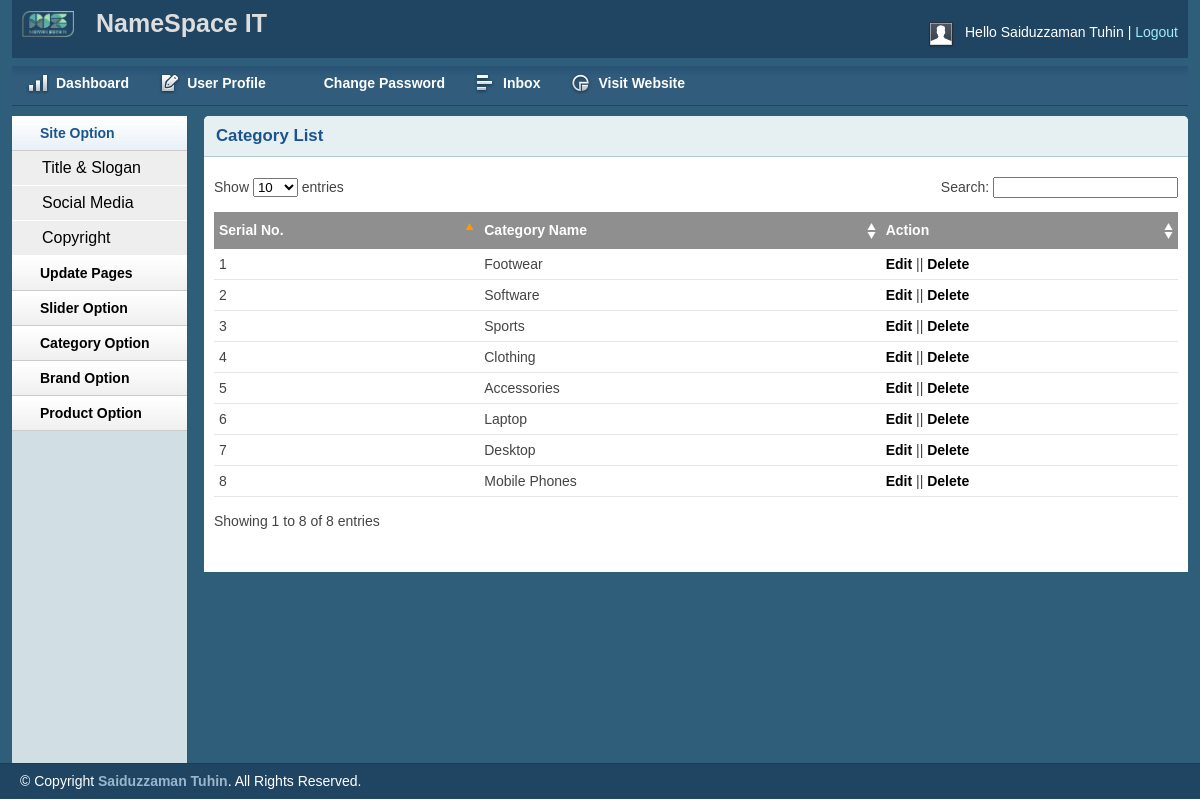
The app's page /admin/catlist.php (signed in) with its own data.
### tables this page shows
CREATE TABLE `tbl_cat` (
  `catId` int(11) NOT NULL,
  `catName` varchar(255) NOT NULL
);

### lib/Database.php (called while the page is built, shortened)
<?php
Class Database{
 public $host   = DB_HOST;
 public $user   = DB_USER;
 public $pass   = DB_PASS;
 public $dbname = DB_NAME;
 public $link;
private function connectDB(){
 $this->link = new mysqli($this->host, $this->user, $this->pass,
  $this->dbname);
 }
public function select($query){
  $result = $this->link->query($query) or
   die($this->link->error.__LINE__);
  if($result->num_rows > 0){
    return $result;
  } else {
    return false;
  }
 }
}

### classes/Category.php (called while the page is built, shortened)
<?php
$filepath = realpath(dirname(__FILE__));
include_once ($filepath."/../lib/Database.php");
?>
<?php
class Category
{
	private $db;
	public function __construct()
	{
		$this->db = new Database();
	}
	public function getAllCat(){
		$query = "SELECT * FROM tbl_cat ORDER BY catId DESC";
		$result = $this->db->select($query);
		return $result;
	}
}
?>

### admin/catlist.php (the view, shortened to what this page needs)
<?php include 'inc/header.php';?>
<?php include 'inc/sidebar.php';?>
<?php include_once '../classes/Category.php'; ?>
<?php
$cat = new Category();
 ?>
        <div class="grid_10">
            <div class="box round first grid">
                <h2>Category List</h2>
                <div class="block">
                    <table class="data display datatable" id="example">
					<thead>
						<tr>
							<th>Serial No.</th>
							<th>Category Name</th>
							<th>Action</th>
						</tr>
					</thead>
					<tbody>
					<?php
					$getCat = $cat->getAllCat();
					if ($getCat) {
						$i=0;
						while ($value = $getCat->fetch_assoc()) {
							$i++;
					 ?>
						<tr class="odd gradeX">
							<td><?php echo $i; ?></td>
							<td><?php echo $value['catName']; ?></td>
							<td><a href="catedit.php?catId=<?php echo $value['catId'];?>">Edit</a> || <a onclick="return confirm('Are you Sure To DELETE')" href="">Delete</a></td>
						</tr>
						<?php } } ?>
					</tbody>
				</table>
               </div>
            </div>
        </div>
<?php include 'inc/footer.php';?>

### admin/css/layout.css (style rules this page uses)
body { background: #fff none repeat scroll 0 0; color: #444; font-size: 14px; padding: 0; }
a { color: #000; font-weight:bold; text-decoration: none; }
h1, h2, h3, h4, h5, h6 { line-height:1.2em; margin-bottom:.3em; }
h2 { margin-top:1em; }
.box { background:#fff; margin-bottom:20px; padding:10px 10px 10px 10px; margin-left:-8px; }
.box.grid { padding-bottom:40px; }
.box.round { -moz-border-radius: 5px 5px 0px 0px; -webkit-border-radius: 5px 5px 0px 0px; border-radius: 5px 5px 0px 0px; }
.box h2 { font-size:1.2em; font-weight:bold; color:#1B548D; background:#E6F0F3; margin:-10px -10px 0 -10px; padding:10px 12px; border-bottom:1px solid #B3CBD6; -moz-border-radius: 5px 5px 0px 0px; -webkit-border-radius: 5px 5px 0px 0px; border-radius: 5px 5px 0px 0px; }
.box.first { min-height: 406px; }
.block { padding-top:20px; }
.block { padding-bottom:1px; }
table.display { margin: 0 auto; clear: both; width: 100%; }
.sorting_asc { background: #8f8f8f url(../img/table/sort_asc.png) no-repeat center right; padding:8px 5px; text-align:left; color:#fff; }
.sorting { background:#8f8f8f url(../img/table/sort_both.png) no-repeat center right; padding:8px 5px; text-align:left; color:#fff; }
tr.odd { height: 30px; line-height: 30px; border-bottom:1px solid #e6e6e6; }
tr.even { height: 30px; line-height: 30px; border-bottom:1px solid #e6e6e6; }
tr.odd td, tr.even td { padding-left:5px; }

### records on screen
tbl_cat: catName "Footwear"
tbl_cat: catName "Software"
tbl_cat: catName "Sports"
tbl_cat: catName "Clothing"
tbl_cat: catName "Accessories"
tbl_cat: catName "Laptop"
tbl_cat: catName "Desktop"
tbl_cat: catName "Mobile Phones"

### other values on screen
Session::get('adminName') "Saiduzzaman Tuhin"
